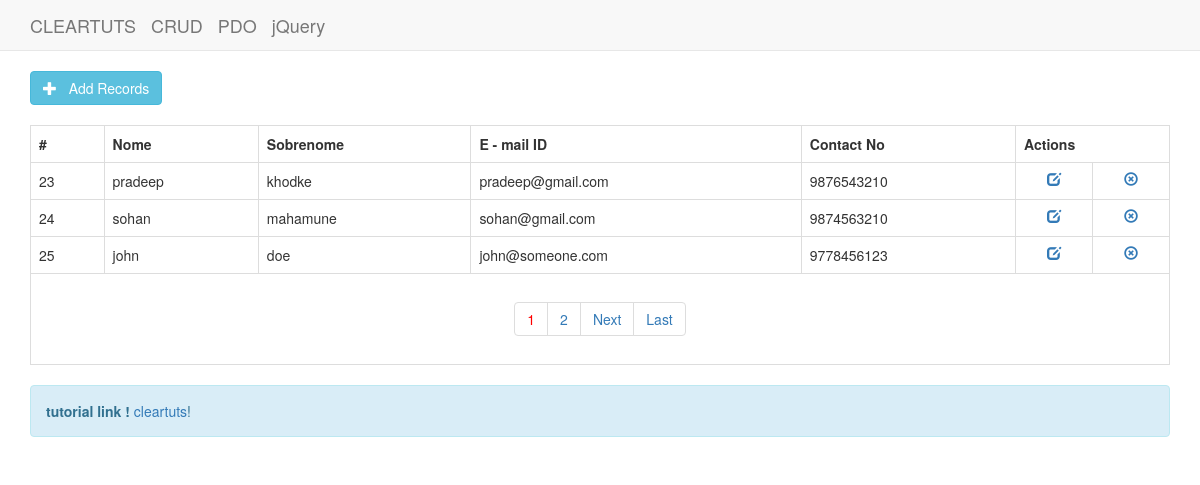
The page / on the database its author committed.
### tables this page shows
CREATE TABLE IF NOT EXISTS `tbl_users` (
  `id` int(11) NOT NULL AUTO_INCREMENT,
  `first_name` varchar(25) NOT NULL,
  `last_name` varchar(25) NOT NULL,
  `email_id` varchar(50) NOT NULL,
  `contact_no` bigint(10) NOT NULL,
  PRIMARY KEY (`id`)
);

### class.crud.php (the view, shortened to what this page needs)
<?php
class crud
{
	private $db;
	function __construct($DB_con)
	{
		$this->db = $DB_con;
	}
	public function dataview($query)
	{
		$stmt = $this->db->prepare($query);
		$stmt->execute();
		if($stmt->rowCount()>0)
		{
			while($row=$stmt->fetch(PDO::FETCH_ASSOC))
			{
				?>
                <tr>
                <td><?php print($row['id']); ?></td>
                <td><?php print($row['first_name']); ?></td>
                <td><?php print($row['last_name']); ?></td>
                <td><?php print($row['email_id']); ?></td>
                <td><?php print($row['contact_no']); ?></td>
                <td align="center">
                <a href="edit-data.php?edit_id=<?php print($row['id']); ?>"><i class="glyphicon glyphicon-edit"></i></a>
                </td>
                <td align="center">
                <a href="delete.php?delete_id=<?php print($row['id']); ?>"><i class="glyphicon glyphicon-remove-circle"></i></a>
                </td>
                </tr>
                <?php
			}
		}
		else
		{
			?>
            <tr>
            <td>Nothing here...</td>
            </tr>
            <?php
		}
	}
	public function paginglink($query,$records_per_page)
	{
		$self = $_SERVER['PHP_SELF'];
		$stmt = $this->db->prepare($query);
		$stmt->execute();
		$total_no_of_records = $stmt->rowCount();
		if($total_no_of_records > 0)
		{
			?><ul class="pagination"><?php
			$total_no_of_pages=ceil($total_no_of_records/$records_per_page);
			$current_page=1;
			for($i=1;$i<=$total_no_of_pages;$i++)
			{
				if($i==$current_page)
				{
					echo "<li><a href='".$self."?page_no=".$i."' style='color:red;'>".$i."</a></li>";
				}
				else
				{
					echo "<li><a href='".$self."?page_no=".$i."'>".$i."</a></li>";
				}
			}
			if($current_page!=$total_no_of_pages)
			{
				$next=$current_page+1;
				echo "<li><a href='".$self."?page_no=".$next."'>Next</a></li>";
				echo "<li><a href='".$self."?page_no=".$total_no_of_pages."'>Last</a></li>";
			}
			?></ul><?php
		}
	}
}

### header.php (shortened to what this page needs)
<!DOCTYPE html PUBLIC "-//W3C//DTD XHTML 1.0 Transitional//EN" "http://www.w3.org/TR/xhtml1/DTD/xhtml1-transitional.dtd">
<html xmlns="http://www.w3.org/1999/xhtml">
<head>
<link href="bootstrap/css/bootstrap.min.css" rel="stylesheet" media="screen">
</head>
<body>
<div class="navbar navbar-default navbar-static-top" role="navigation">
    <div class="container">
        <div class="navbar-header">
            <a class="navbar-brand" href="http://cleartuts.blogspot.com" title='Programming Blog'>CLEARTUTS</a>
            <a class="navbar-brand" href="http://cleartuts.blogspot.com/search/label/CRUD">CRUD</a>
            <a class="navbar-brand" href="http://cleartuts.blogspot.com/search/label/PDO">PDO</a>
            <a class="navbar-brand" href="http://cleartuts.blogspot.com/search/label/jQuery">jQuery</a>
        </div>
    </div>
</div>

### index.php (shortened to what this page needs)
<?php
include_once 'dbconfig.php';
?>
<?php include_once 'header.php'; ?>
<div class="container">
<a href="add-data.php" class="btn btn-large btn-info"><i class="glyphicon glyphicon-plus"></i> &nbsp; Add Records</a>
</div>
<div class="clearfix"></div><br />
<div class="container">
	 <table class='table table-bordered table-responsive'>
     <tr>
     <th>#</th>
     <th>Nome</th>
     <th>Sobrenome</th>
     <th>E - mail ID</th>
     <th>Contact No</th>
     <th colspan="2" align="center">Actions</th>
     </tr>
     <?php
		$query = "SELECT * FROM tbl_users";
		$records_per_page=3;
		$newquery = $crud->paging($query,$records_per_page);
		$crud->dataview($newquery);
	 ?>
    <tr>
        <td colspan="7" align="center">
 			<div class="pagination-wrap">
            <?php $crud->paginglink($query,$records_per_page); ?>
        	</div>
        </td>
    </tr>
</table>
</div>
<?php include_once 'footer.php'; ?>

### footer.php (shortened to what this page needs)
<div class="container">
	<div class="alert alert-info">
    <strong>tutorial link !</strong> <a href="http://cleartuts.blogspot.com/2015/04/php-pdo-crud-tutorial-using-oop-with.html">cleartuts</a>!
	</div>
</div>
</body>
</html>

### rows shown on the page
tbl_users: id "23", first_name "pradeep", last_name "khodke", email "pradeep@gmail.com", contact_no "9876543210"
tbl_users: id "24", first_name "sohan", last_name "mahamune", email "sohan@gmail.com", contact_no "9874563210"
tbl_users: id "25", first_name "john", last_name "doe", email "john@someone.com", contact_no "9778456123"
